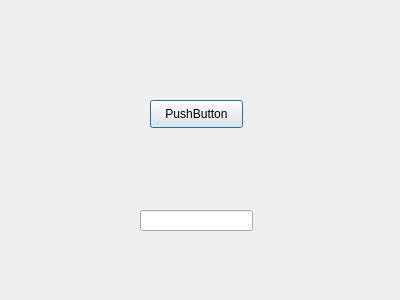
<?xml version="1.0" encoding="UTF-8"?>
<ui version="4.0">
 <class>Dialog</class>
 <widget class="QDialog" name="Dialog">
  <property name="geometry">
   <rect>
    <x>0</x>
    <y>0</y>
    <width>400</width>
    <height>300</height>
   </rect>
  </property>
  <property name="windowTitle">
   <string>Dialog</string>
  </property>
  <widget class="QLineEdit" name="lineEdit">
   <property name="geometry">
    <rect>
     <x>140</x>
     <y>210</y>
     <width>113</width>
     <height>21</height>
    </rect>
   </property>
  </widget>
  <widget class="QPushButton" name="pushButton">
   <property name="geometry">
    <rect>
     <x>150</x>
     <y>100</y>
     <width>93</width>
     <height>28</height>
    </rect>
   </property>
   <property name="text">
    <string>PushButton</string>
   </property>
  </widget>
 </widget>
 <resources/>
 <connections/>
</ui>
